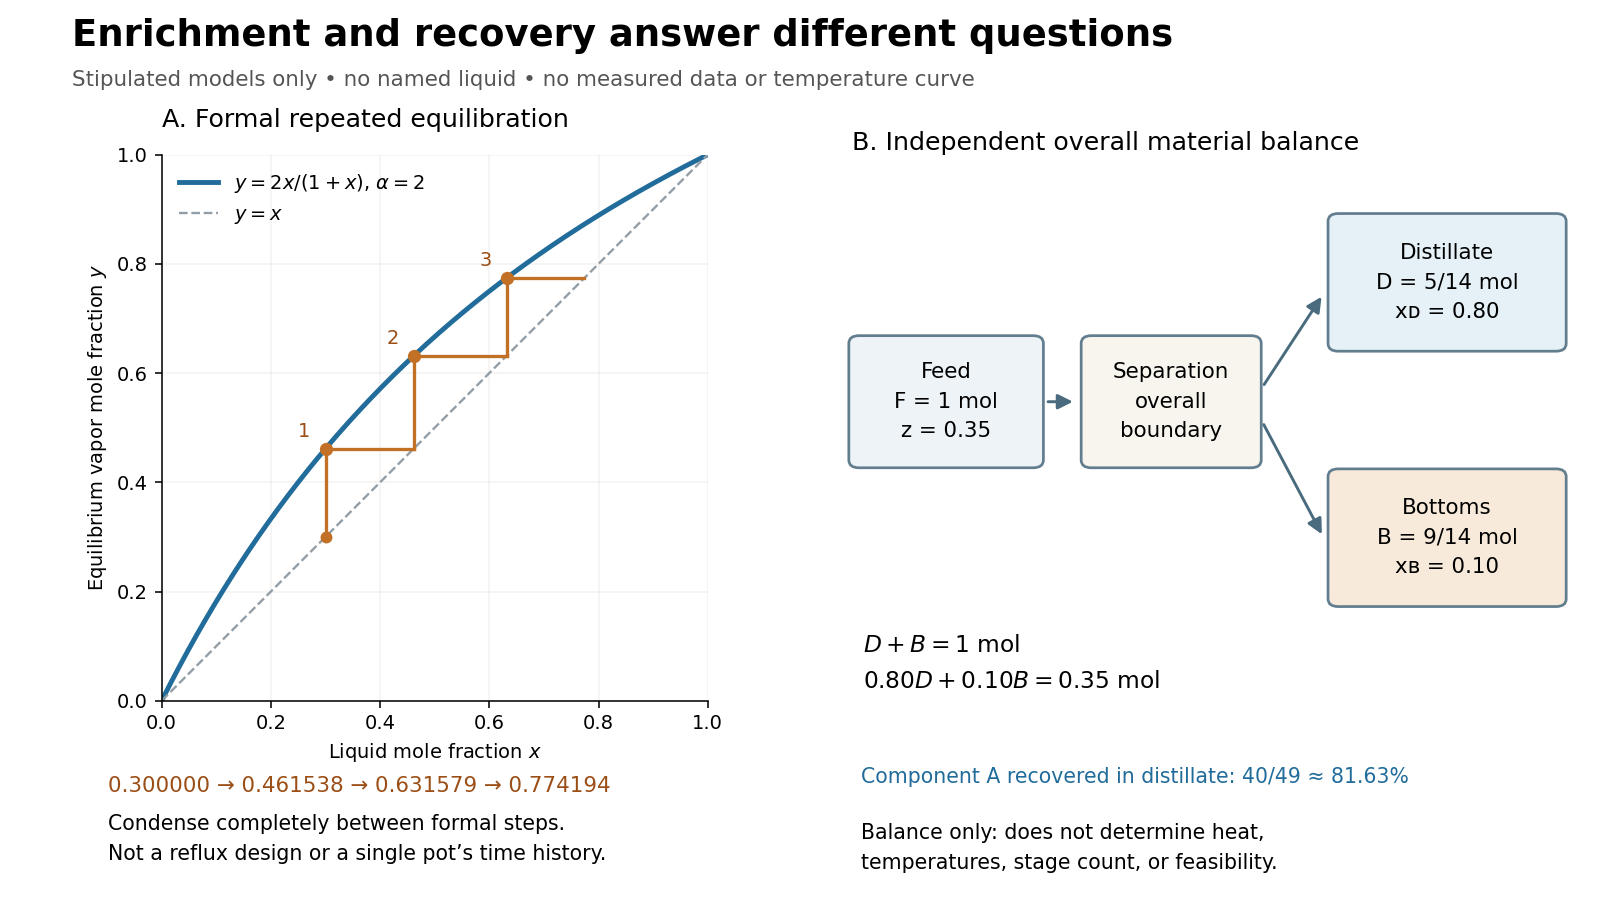

Generate this figure with Python:
"""Original stipulated equilibrium and product-balance diagram. Python 3.14/matplotlib 3.10."""
from pathlib import Path
from fractions import Fraction
import matplotlib
matplotlib.use('Agg')
import matplotlib.pyplot as plt
from matplotlib.patches import FancyArrowPatch, FancyBboxPatch
import numpy as np


def main():
    fig = plt.figure(figsize=(11.5, 6.5), dpi=140, facecolor='white')
    fig.text(.045, .95, 'Enrichment and recovery answer different questions', fontsize=19, weight='bold')
    fig.text(.045, .905, 'Stipulated models only • no named liquid • no measured data or temperature curve', fontsize=11, color='#555555')
    ax = fig.add_axes([.075, .23, .39, .60])
    u = np.linspace(0, 1, 500)
    ax.plot(u, 2*u/(1+u), color='#216c9a', lw=2.5, label=r'$y=2x/(1+x)$, $\alpha=2$')
    ax.plot(u, u, color='#929da5', lw=1.2, ls='--', label=r'$y=x$')
    stages = [Fraction(3, 10)]
    for _ in range(3):
        stages.append(2*stages[-1]/(1+stages[-1]))
    for i, (a, b) in enumerate(zip(stages, stages[1:])):
        x, y = float(a), float(b)
        ax.plot([x, x, y], [x, y, y], color='#c27025', lw=1.7)
        ax.scatter([x], [y], color='#c27025', zorder=5, s=34)
        ax.annotate(f'{i+1}', (x, y), xytext=(-14, 6), textcoords='offset points', fontsize=10, color='#9b4e16')
    ax.scatter([.3], [.3], color='#c27025', s=26, zorder=5)
    ax.set(xlim=(0, 1), ylim=(0, 1), xlabel=r'Liquid mole fraction $x$', ylabel=r'Equilibrium vapor mole fraction $y$')
    ax.set_title('A. Formal repeated equilibration', loc='left', fontsize=13, pad=14)
    ax.set_aspect('equal')
    ax.legend(loc='upper left', fontsize=10, frameon=False)
    ax.grid(alpha=.15)
    ax.spines[['top', 'right']].set_visible(False)
    fig.text(.067, .13, '0.300000 → 0.461538 → 0.631579 → 0.774194', fontsize=11, color='#9b4e16')
    fig.text(.067, .055, 'Condense completely between formal steps.\nNot a reflux design or a single pot’s time history.', fontsize=10.5, linespacing=1.65)

    bx = fig.add_axes([.52, .22, .46, .61])
    bx.set(xlim=(-.2, 10), ylim=(0, 10))
    bx.axis('off')
    bx.text(0, 10, 'B. Independent overall material balance', fontsize=13, va='bottom')
    def box(x, y, w, h, text, fill):
        bx.add_patch(FancyBboxPatch((x, y), w, h, boxstyle='round,pad=0.14',
                                   facecolor=fill, edgecolor='#627d8e', lw=1.4))
        bx.text(x+w/2, y+h/2, text, ha='center', va='center', fontsize=11, linespacing=1.6)
    box(.1, 4.5, 2.4, 2.1, 'Feed\nF = 1 mol\nz = 0.35', '#eef3f7')
    box(3.3, 4.5, 2.2, 2.1, 'Separation\noverall\nboundary', '#f7f5ed')
    box(6.7, 6.6, 3.0, 2.2, 'Distillate\nD = 5/14 mol\nxᴅ = 0.80', '#e5f1f7')
    box(6.7, 2.0, 3.0, 2.2, 'Bottoms\nB = 9/14 mol\nxʙ = 0.10', '#f7eadb')
    for start, end in [((2.65, 5.55), (3.1, 5.55)), ((5.65, 5.8), (6.5, 7.5)), ((5.65, 5.2), (6.5, 3.1))]:
        bx.add_patch(FancyArrowPatch(start, end, arrowstyle='-|>', mutation_scale=16, lw=1.5, color='#496b7d'))
    bx.text(0.15, .4, r'$D+B=1$ mol' '\n' r'$0.80D+0.10B=0.35$ mol', fontsize=12, linespacing=1.7)
    fig.text(.535, .14, 'Component A recovered in distillate: 40/49 ≈ 81.63%', fontsize=10.5, color='#216c9a')
    fig.text(.535, .045, 'Balance only: does not determine heat,\ntemperatures, stage count, or feasibility.', fontsize=10.5, linespacing=1.65)
    fig.savefig(Path(__file__).stem + '.png', facecolor='white', dpi=140)
    plt.close(fig)


if __name__ == '__main__':
    main()
